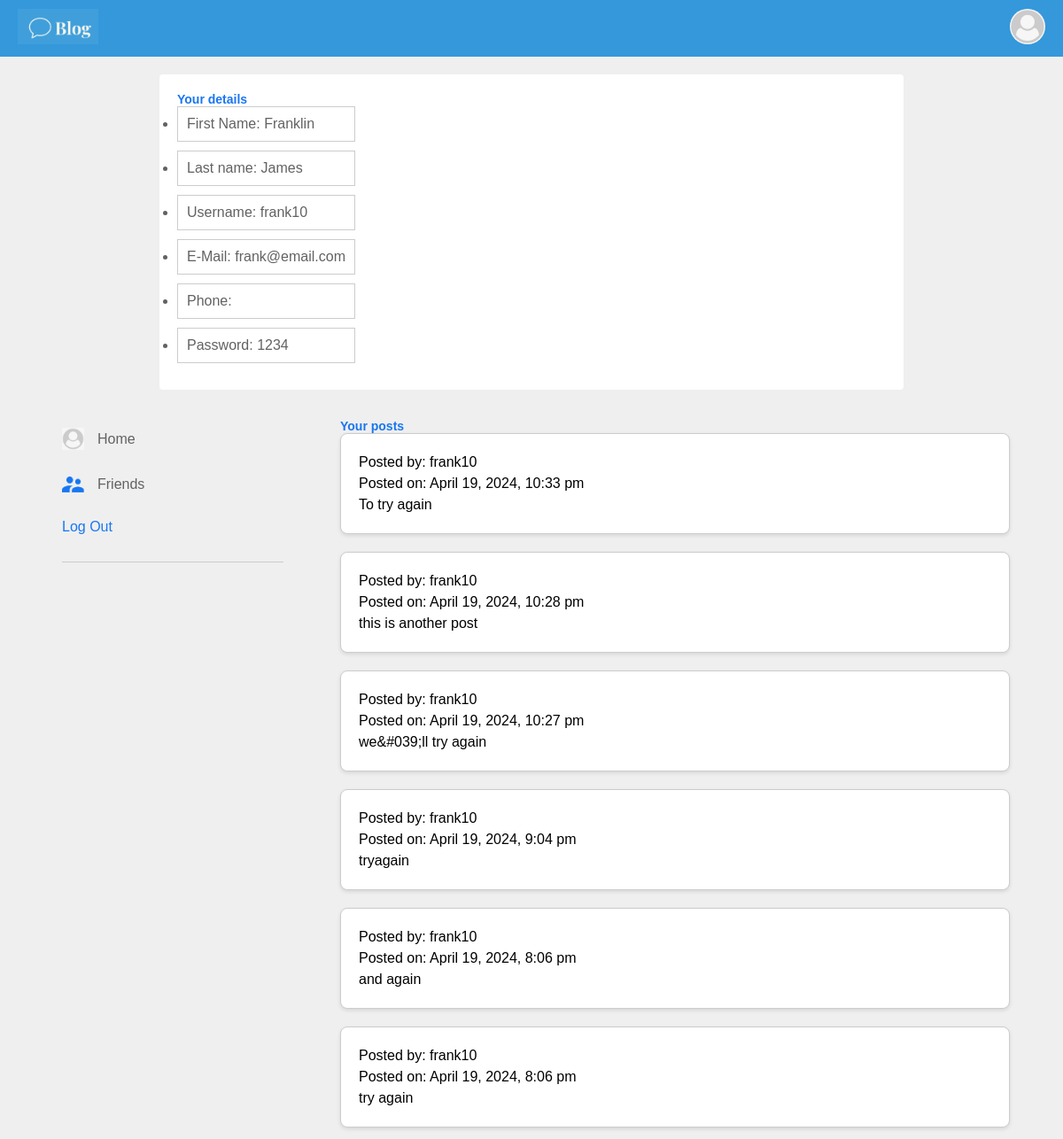
Page /account.php (signed in) on the earlier database version.
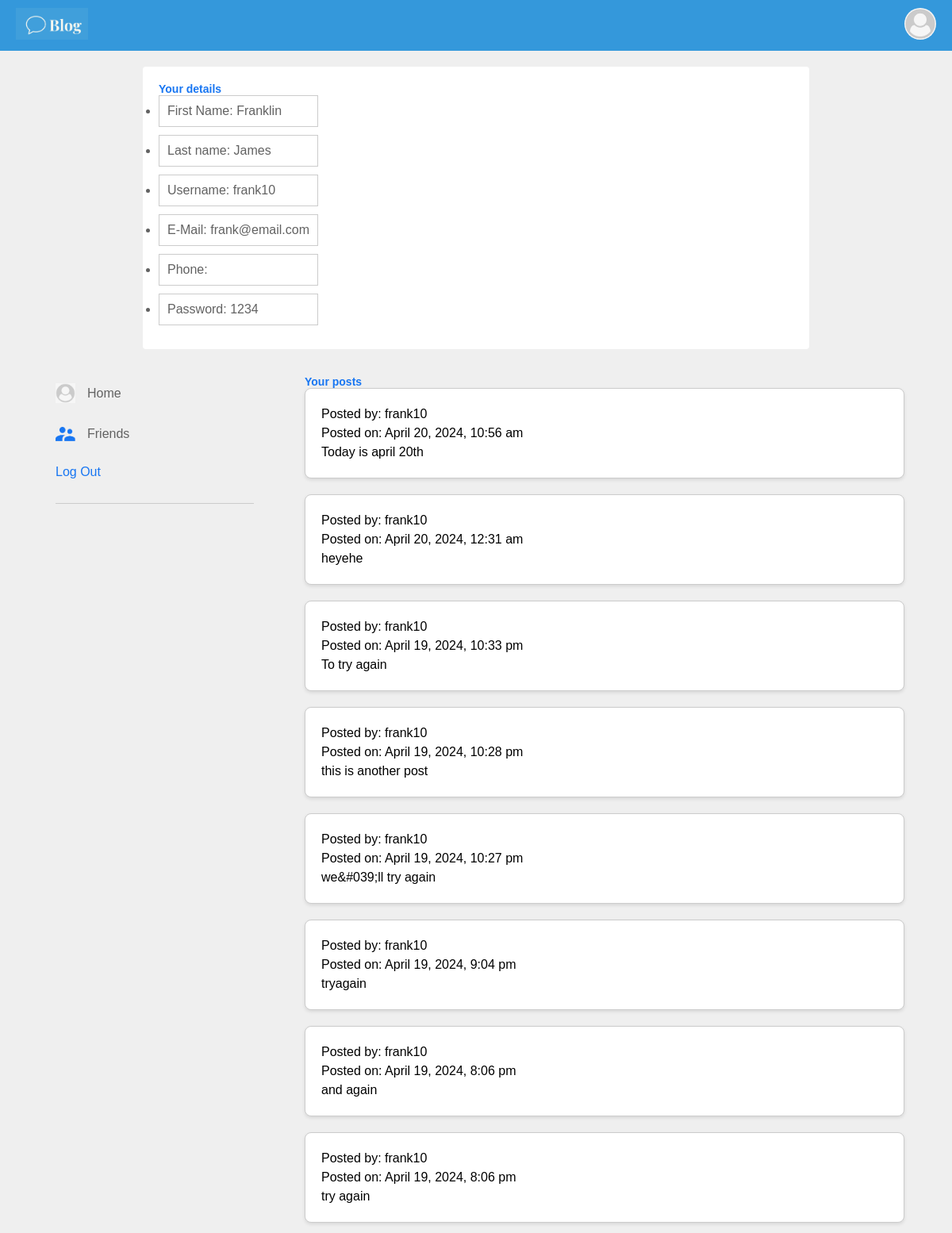
Same page on the later database version.
### tables this page shows
CREATE TABLE "Post" (
	"member_ID"	INTEGER,
	"post_ID"	INTEGER,
	"admin_ID"	INTEGER,
	"image_text"	TEXT,
	"post_text"	TEXT,
	"post_date"	TEXT,
	PRIMARY KEY("post_ID"),
	FOREIGN KEY("admin_ID") REFERENCES "Admin"("admin_ID"),
	FOREIGN KEY("member_ID") REFERENCES "User"("ID")
);

CREATE TABLE "User" (
	"ID"	INTEGER NOT NULL,
	"member_username"	TEXT NOT NULL,
	"member_firstname"	TEXT NOT NULL,
	"member_lastname"	TEXT NOT NULL,
	"member_password"	TEXT NOT NULL,
	"member_email"	TEXT,
	"member_phone"	TEXT,
	PRIMARY KEY("ID" AUTOINCREMENT)
);

### phpfunctions/getusersposts.php (called while the page is built, shortened)
<?php
function getUserPosts($userID, $dbPath)
{
    $userPosts = [];
    $db = new SQLite3($dbPath);
    $query = "
        SELECT p.post_text, p.post_date, u.member_username
        FROM Post p
        JOIN User u ON p.member_ID = u.ID
        WHERE p.member_ID = :userID
        ORDER BY p.post_date DESC
    ";
    $stmt = $db->prepare($query);
    $stmt->bindValue(':userID', $userID, SQLITE3_INTEGER);
    $result = $stmt->execute();
    if ($result) {
        while ($row = $result->fetchArray(SQLITE3_ASSOC)) {
            $userPosts[] = [
                'post_text' => $row['post_text'],
                'post_date' => $row['post_date'],
                'username' => $row['member_username']
            ];
        }
    }
    return $userPosts;
}
?>

### account.php (the view, shortened to what this page needs)
<?php
include "phpfunctions/getusersposts.php";
$userID = $_SESSION['user_id'];
$dbPath = "StudentModule.db";
$userPosts = getUserPosts($userID, $dbPath);
?>
<!DOCTYPE html>
<html>
<head>
    <link rel="stylesheet" href="css/style.css">
</head>
<body>
   <?php include 'navbar.php'; ?>
    <div class="profile-container">
        <div class="profile-details">
            <div class="pd-left">
                <div class="pd-row">
                    <div>
                        <h2>Your details</h2>
                        <ul>
                <li>First Name: <?php echo $_SESSION['first_name']; ?></li>
                 <li>Last name: <?php echo $_SESSION['last_name']; ?></li>
                 <li>Username: <?php echo $_SESSION['username']; ?></li>
                 <li>E-Mail: <?php echo $_SESSION['email']; ?></li>
                  <li>Phone: <?php echo $_SESSION['phone']; ?></li>
                   <li>Password: <?php echo $_SESSION['password']; ?></li>
</ul>
                    </div>
                </div>
            </div>
        </div>
    </div>
<div class="container">
        <div class="left-sidebar">
            <div class="imp-links">
                 <a href="try2.php"><img src="images/User-image.png"> Home</a>
                 <a href="friends.php"><img src="images/friends.png"> Friends</a>
                 <a href="phpfunctions/logout.php"> Log Out</a>
            </div>
        </div>
        <div class="main-content">
            <h2>Your posts</h2>
<?php
if (!empty($userPosts)) {
    echo '<div class="post-container">';
    foreach ($userPosts as $post) {
        echo "<div class='post'>";
        echo "<p>Posted by: " . $post['username'] . "</p>";
        echo "<p>Posted on: " . date("F j, Y, g:i a", strtotime($post['post_date'])) . "</p>";
        echo "<p>" . nl2br(htmlspecialchars($post['post_text'])) . "</p>";
        echo "</div>";
    }
} else {
    echo "<p>No posts found.</p>";
}
?>
</div>
</body>
</html>

### navbar.php (shortened to what this page needs)
<!DOCTYPE html>
<html lang="en">
<head>
     <link rel="stylesheet" href="css/navbarcss.css">
</head>
<body>
<nav class="navbar">
    <div class="logo">
        <img src="images/bluelogo.png" alt="Logo">
    </div>
    <div class="user">
        <img src="images/User-image.png" alt="User Image">
    </div>
</nav>
</body>
</html>

### css/style.css (style rules this page uses)
* { margin: 0; padding: 0; box-sizing: border-box; font-family: 'poppins', sans-serif; }
:root { --body-color: #efefef; --nav-color: #1876f2; --bg-color: #fff; --primary-color: #edf2fc; --secondary-color: #212121; }
body { background: var(--body-color); transition: background 0.3s; }
.container { padding: 13px 5%; display: flex; justify-content: space-between; }
.left-sidebar { flex-basis: 25%; position: sticky; top: 70px; align-self: flex-start; padding: 10px; }
.main-content { flex-basis: 70%; }
.imp-links a, .shortcut-links a { text-decoration: none; display: flex; align-items: center; margin-bottom: 30px; color: #626262; width: fit-content; }
.imp-links a img { width: 25px; margin-right: 15px; }
.imp-links a:last-child { color: #1876f2; }
.imp-links { border-bottom: 1px solid #ccc; }
.profile-container { padding: 20px 15%; color: #626262; }
.profile-details { background: var(--bg-color); padding: 20px; border-radius: 4px; display: flex; align-items: flex-start; justify-content: space-between; }
.pd-row { display: flex; align-items: flex-start; }
h2 { color: #1876f2; font-size: 14px; }
.post-container { display: flex; flex-direction: column; gap: 20px; }
.post { background-color: #fff; border: 1px solid #ccc; padding: 20px; border-radius: 8px; box-shadow: 0 2px 4px rgba(0, 0, 0, 0.1); }
.post p { margin: 0; line-height: 1.5; }
li { margin-bottom: 10px; border: 1px solid #ccc; padding: 10px; }

### css/navbarcss.css (style rules this page uses)
body { font-family: Arial, sans-serif; margin: 0; padding: 0; }
.navbar { display: flex; justify-content: space-between; align-items: center; background-color: #3498db; padding: 10px 20px; color: #fff; }
.logo img { height: 40px; width: auto; }
.user img { height: 40px; width: auto; border-radius: 50%; }

Differences in the rows shown:
added post: member_ID.member_username "frank10", post_date "April 20, 2024, 10:56 am", post_text "Today is april 20th"
added post: member_ID.member_username "frank10", post_date "April 20, 2024, 12:31 am", post_text "heyehe"
